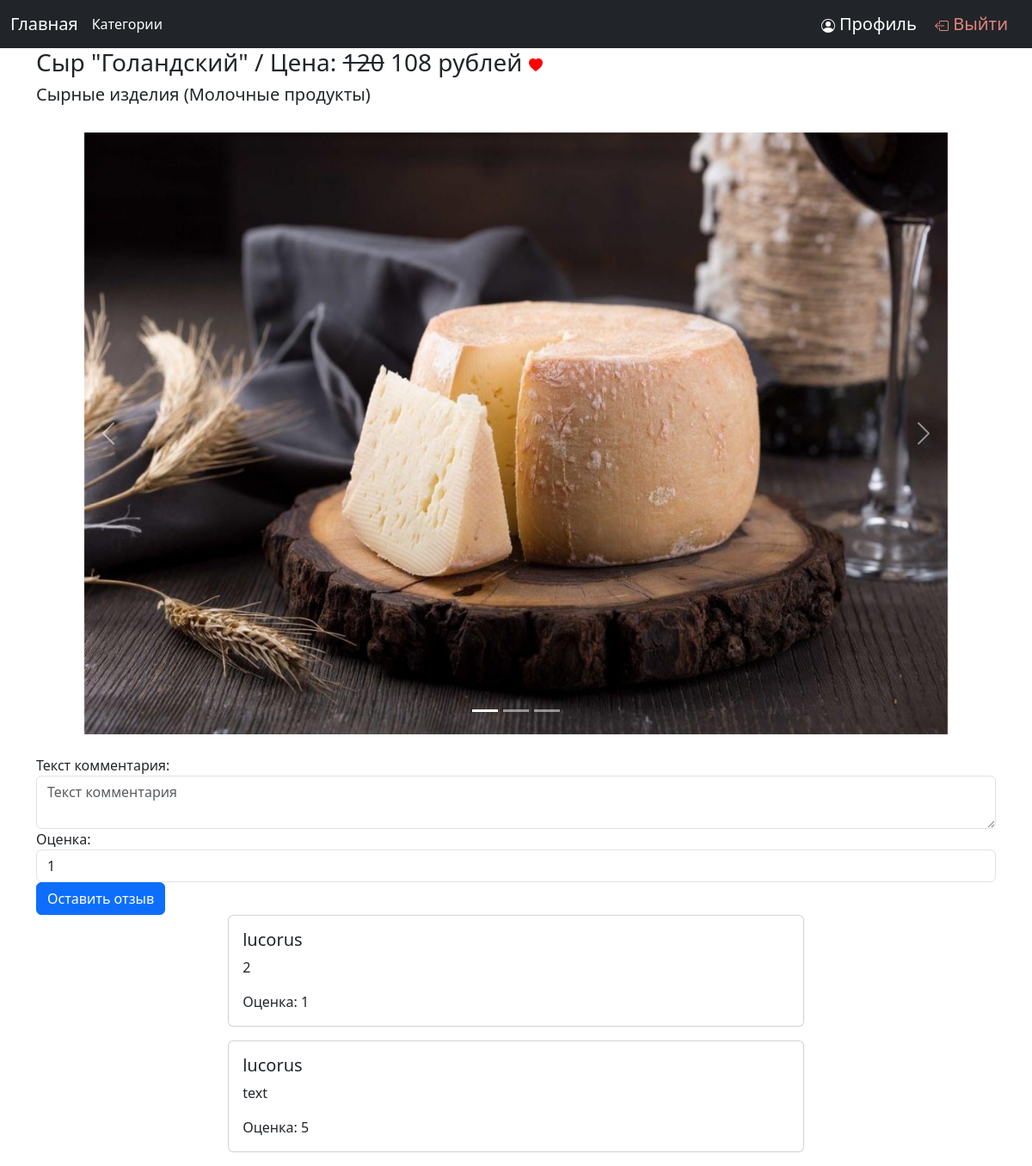
/detail/syr-golandskij (signed in), run on the app's committed database.
### products/models.py (models this page shows, shortened)
class Product(models.Model):
    title = models.CharField(max_length=256, unique=True, verbose_name='Название')
    slug = models.SlugField()
    price = models.PositiveIntegerField(verbose_name='Цена')
    photos = models.ManyToManyField(ProductPhoto, related_name='product', verbose_name='Фотографии')
    subcategory = models.ForeignKey('SubCategory', on_delete=models.PROTECT, related_name='product', verbose_name='Подкатегория')
    discount = models.DecimalField(default=0, decimal_places=2, max_digits=4, verbose_name='Скидка')
    showing = models.BooleanField(default=True, verbose_name='Отображать?')
    objects = CustomProductManager()
    def price_with_discount(self) -> int:
        ans = round(self.price - (self.price * (self.discount/100)))
        return ans
    class Meta:
        verbose_name = 'Продукт'
        verbose_name_plural = 'Продукты'

class SubCategory(models.Model):
    title = models.CharField(max_length=64, unique=True, verbose_name='Название')
    slug = models.SlugField()
    image = models.ImageField(upload_to='products/img/', verbose_name='Изображение')
    category = models.ForeignKey(Category, on_delete=models.CASCADE, related_name='subcategories', verbose_name='Категория')
    def __str__(self):
        return self.title
    class Meta:
        verbose_name = 'Подкатегория'
        verbose_name_plural = 'Подкатегории'

class Category(models.Model):
    title = models.CharField(max_length=64, unique=True, verbose_name='Название')
    slug = models.SlugField()
    image = models.ImageField(upload_to='products/img/', verbose_name='Изображение')
    def __str__(self):
        return self.title
    class Meta:
        verbose_name = 'Категория'
        verbose_name_plural = 'Категории'

class ProductPhoto(models.Model):
    product_photo = models.ImageField(upload_to='products/img/')
    class Meta:
        verbose_name = 'Фото продукта'
        verbose_name_plural = 'Фотографии продуктов'

### user_profile/models.py (models this page shows, shortened)
class Comments(models.Model):
    text = models.TextField(max_length=6500, verbose_name='Текст')
    author = models.ForeignKey(CustomUser, on_delete=models.CASCADE, related_name='comments', verbose_name='Автор')
    product = models.ForeignKey(Product, on_delete=models.CASCADE, related_name='comments', verbose_name='Продукт')
    estimation = IntegerRangeField(min_value=0, max_value=5, default=5, verbose_name='Оценка')
    class Meta:
        verbose_name = 'Комментарий'
        verbose_name_plural = 'Комментарии'

class CustomUser(AbstractUser):
    username = models.CharField(max_length=40, unique=True, blank=True, verbose_name='Имя пользователя')
    favourites = models.ManyToManyField(Product, related_name='users', blank=True, verbose_name='Избранное')
    slug = models.SlugField()
    def __str__(self):
        return self.username
    class Meta:
        verbose_name = 'Пользователь'
        verbose_name_plural = 'Пользователи'

### products/views.py (the view)
# urls.py: path('detail/<slug:slug>', views.ProductDetailView.as_view(), name='detail'),
class ProductDetailView(DetailView, FormView):
    context_object_name = 'product'
    template_name = 'products/detail.html'
    form_class = UserLoginForm
    def get_object(self, queryset=None):
        slug = self.kwargs.get(self.slug_url_kwarg, None)
        try:
            return models.Product.objects.showing_products().select_related('subcategory').get(slug=slug)
        except:
            raise Http404('Такого товара не существует')

### user_profile/forms.py
class UserLoginForm(AuthenticationForm):
    password1 = forms.TextInput,
    password2 = forms.TextInput,
    def __init__(self, *args, **kwargs):
        super(UserLoginForm, self).__init__(*args, **kwargs)
        self.fields['username'].widget.attrs.update({'class': 'form-control', 'placeholder': 'введите никнейм или почту'})
        self.fields['password'].widget.attrs.update({'class': 'form-control', 'placeholder': "введите пароль"})

### products/models.py (called while the page is built)
    def showing_products(self):
        return self.get_queryset().filter(showing=True)

### user_profile/templatetags/tags.py (called while the page is built)
@register.simple_tag(name='get_comments')
def get_comments(product_name=''):
    try:
        return Comments.objects.filter(product__title=product_name)
    except:
        return {}

@register.simple_tag(name='length')
def length(text):
    return len(str(text))

@register.simple_tag(name='is_favorite')
def is_favorite(request, product_id: int) -> bool:
    try:
        if request.user.favourites.filter(id=product_id).exists():
            return True
        else:
            return False
    except:
        return False

### products/templates/products/detail.html (shortened to what this page needs)
{% load tags %}
{% load static %}
<!DOCTYPE html>
<html lang="ru">
<head>
    <link href="https://cdn.jsdelivr.net/npm/bootstrap@5.3.0-alpha1/dist/css/bootstrap.min.css" rel="stylesheet">
    <link rel="stylesheet" href="{% static 'css/detail_style.css' %}">
</head>
<body>
{% include "products/navbar.html" %}
<div class="container">
<h3>{{ product.title }} / Цена:
    {% if product.discount == 0.00 %}
        {{ product.price }}
    {% else %}
        <del>{{ product.price }}</del> {{ product.price_with_discount }}
    {% endif %} рублей
    {% if request.user.is_authenticated %}
            {% is_favorite request product.id as is_favorite %}
            {% if is_favorite %}
                <a style="color: red" href="#" onclick="addProductToFavorites('{{product.id}}')">
                    <svg xmlns="http://www.w3.org/2000/svg" width="16" height="16" fill="currentColor" class="bi bi-heart-fill"
                        viewBox="0 0 16 16">
                        <path fill-rule="evenodd" d="M8 1.314C12.438-3.248 23.534 4.735 8 15-7.534 4.736 3.562-3.248 8 1.314"/>
                    </svg>
                </a>
            {% endif %}
    {% endif %}
</h3>
<h5>{{ product.subcategory }}  ({{ product.subcategory.category }})</h5>
<br>
<div id="carouselExampleIndicators" class="carousel slide">
  <div class="carousel-indicators">
    <button type="button" data-bs-target="#carouselExampleIndicators" data-bs-slide-to="0" class="active" aria-current="true" aria-label="Slide 1"></button>
    <button type="button" data-bs-target="#carouselExampleIndicators" data-bs-slide-to="1" aria-label="Slide 2"></button>
    <button type="button" data-bs-target="#carouselExampleIndicators" data-bs-slide-to="2" aria-label="Slide 3"></button>
  </div>
  <div class="carousel-inner">
      {% for item_photo in product.photos.all %}
            <div class="carousel-item active" align="center">
                <img aria-hidden="true" src="{{ item_photo.product_photo.url }}" class="d-block" width="90%" height="700px">
            </div>
        {% endfor %}
  </div>
  <button class="carousel-control-prev" type="button" data-bs-target="#carouselExampleIndicators" data-bs-slide="prev">
    <span class="carousel-control-prev-icon" aria-hidden="false"></span>
  </button>
  <button class="carousel-control-next" type="button" data-bs-target="#carouselExampleIndicators" data-bs-slide="next">
    <span class="carousel-control-next-icon" aria-hidden="false"></span>
  </button>
</div>
<br>
{% if request.user.is_authenticated %}
<form id="create-comment-form" method="post" enctype="multipart/form-data" class="post-form">
    <div class="form-group">
        <label for="comment-text">Текст комментария:</label>
        <textarea placeholder="Текст комментария" class="form-control" id="comment-text" name="text" required></textarea>
    </div>
    <div class="form-group">
        <label for="comment-estimation">Оценка:</label>
        <select class="form-control" id="comment-estimation" name="estimation" required>
            <option value="1">1</option>
        </select>
    </div>
    <button type="button" class="btn btn-primary" onclick="submitForm()">Оставить отзыв</button>
</form>
{% endif %}
{% get_comments product.title as comments %}
{% for item in comments %}
    <div class="card mb-3">
        <div class="card-body">
            <h5 class="card-title">{{ item.author }}</h5>
            {% length item.text as len %}
            {% if len > 100 %}
            <p class="card-text">{{ item.text }}
                    <a href="#" class="read-more" data-bs-toggle="collapse" data-bs-target="#{{ item.id }}-collapse">Читать дальше</a>
            </p>
                <div class="collapse" id="{{ item.id }}-collapse">
                    <p class="card-text">{{ item.text }}</p>
                </div>
            {% else %}
                <p class="card-text">{{ item.text }}</p>
            {% endif %}
            <p class="card-text">Оценка: {{ item.estimation }}</p>
        </div>
    </div>
{% endfor %}
</div>
</body>
</html>

### static/css/detail_style.css (style rules this page uses)
.card { max-width: 60%; margin: 0 auto; }
.card-text { white-space: nowrap; overflow: hidden; text-overflow: ellipsis; }

### data on the page
Product: title "Сыр \"Голандский\"", price "120", price_with_discount "108", subcategory "Сырные изделия", subcategory.category "Молочные продукты"
ProductPhoto: product_photo (picture)
Comments: author "lucorus", text "2", estimation "1"
Comments: author "lucorus", text "text", estimation "5"
